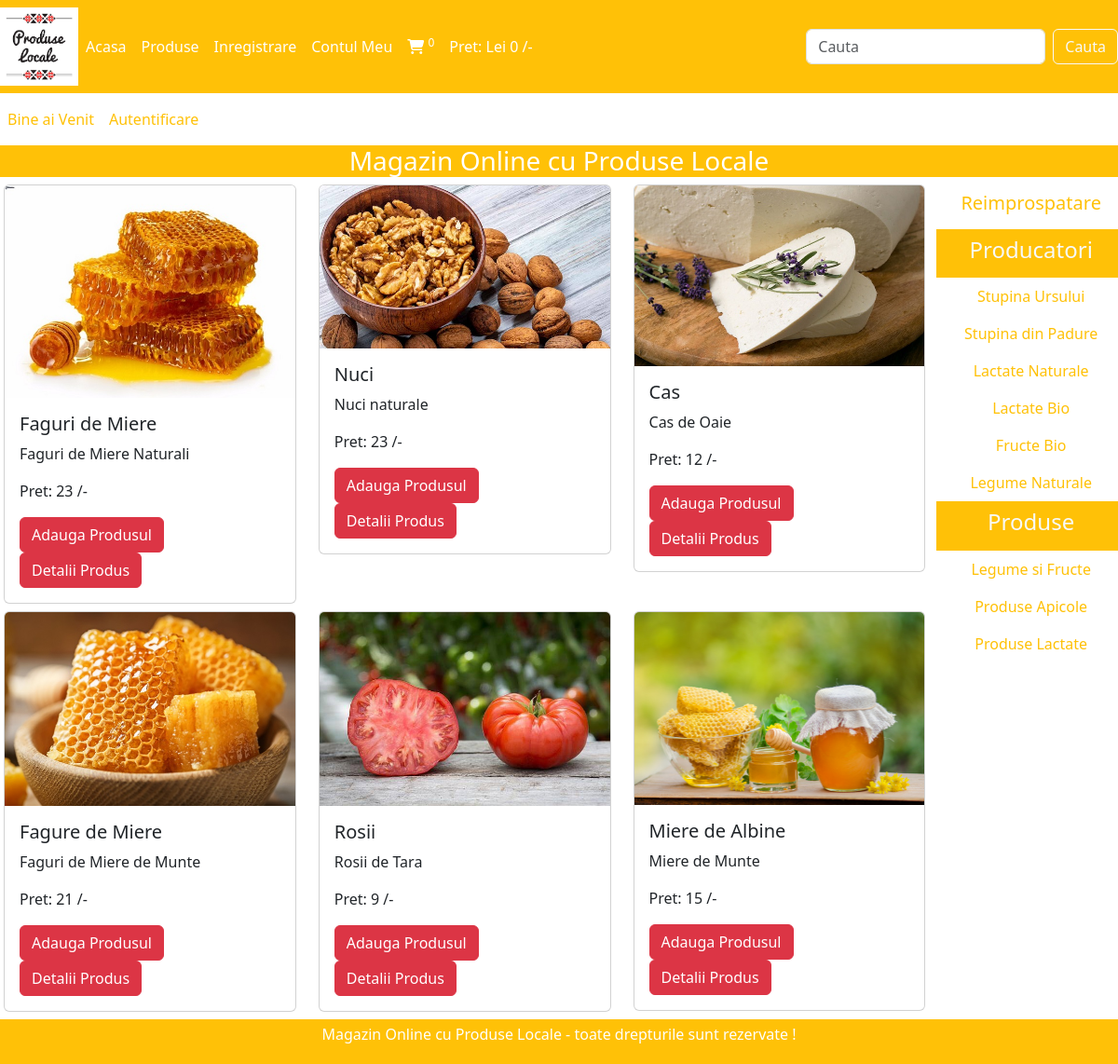
/Licenta2024/magazin_online/index.php, run on the app's committed database.
### tables this page shows
CREATE TABLE `products` (
  `product_id` int(11) NOT NULL,
  `product_title` varchar(100) NOT NULL,
  `product_description` varchar(255) NOT NULL,
  `product_keywords` varchar(255) NOT NULL,
  `category_id` int(11) NOT NULL,
  `brand_id` int(11) NOT NULL,
  `product_image1` varchar(255) NOT NULL,
  `product_image2` varchar(255) NOT NULL,
  `product_image3` varchar(255) NOT NULL,
  `product_price` varchar(100) NOT NULL,
  `date` timestamp NOT NULL DEFAULT current_timestamp() ON UPDATE current_timestamp(),
  `status` varchar(100) NOT NULL
);

CREATE TABLE `brands` (
  `brand_id` int(11) NOT NULL,
  `brand_title` varchar(100) NOT NULL
);

CREATE TABLE `categories` (
  `category_id` int(11) NOT NULL,
  `category_title` varchar(100) NOT NULL
);

### Licenta2024/magazin_online/functions/common_function.php (the view, shortened to what this page needs)
<?php
function getproducts(){
    global $con;
    if(!isset($_GET['category'])) {
        if(!isset($_GET['brand'])){
    $select_query = "SELECT * FROM `products` ORDER BY  rand() limit 0,6 ";
           $result_query = mysqli_query($con, $select_query);
           while($row = mysqli_fetch_assoc($result_query)){
            $product_id = $row['product_id'];
            $product_title = $row['product_title'];
            $product_description = $row['product_description'];
            $product_image1 = $row['product_image1'];
            $product_price = $row['product_price'];
          echo "
            <div class='col-md-4 mb-2'>
            <div class='card'>
              <img src='./admin_area/product_images/$product_image1' class='card-img-top'
              alt='$product_title'>
                  <div class='card-body'>
                    <h5 class='card-title'> $product_title </h5>
                    <p class='card-text'> $product_description </p>
                    <p class='card-text'> Pret: $product_price /- </p>
                    <a href='index.php?add_to_cart=$product_id'
                    class='btn btn-danger'> Adauga Produsul </a>
                    <a href='product_details.php?product_id=$product_id' class='btn
                    btn-danger'> Detalii Produs </a>
                 </div>
            </div>
            </div>
          ";
           }
           }
        }
    }
    function getbrands(){
        global $con;
        $select_brands = "SELECT * FROM `brands`";
        $result_brands = mysqli_query($con, $select_brands);
        while($row_data = mysqli_fetch_assoc($result_brands)){
          $brand_title = $row_data['brand_title'];
          $brand_id = $row_data['brand_id'];
          echo " <li class='nav-item'>
                 <a href='index.php?brand=$brand_id'
                 class='nav-link bg-white text-warning'>
                 $brand_title </a>
                 </li>
          ";
        }
    }
    function getcategories(){
        global $con;
        $select_categories = "SELECT * FROM `categories`";
          $result_categories = mysqli_query($con, $select_categories);
          while($row_data = mysqli_fetch_assoc($result_categories)){
            $category_title = $row_data['category_title'];
            $category_id = $row_data['category_id'];
            echo " <li class='nav-item'>
                   <a href='index.php?category=$category_id'
                   class='nav-link bg-white text-warning'>
                   $category_title </a>
                   </li>
            ";
          }
    }
function getIPAddress() {
   if(!empty($_SERVER['HTTP_CLIENT_IP'])) {
              $ip = $_SERVER['HTTP_CLIENT_IP'];
      }
  elseif (!empty($_SERVER['HTTP_X_FORWARDED_FOR'])) {
              $ip = $_SERVER['HTTP_X_FORWARDED_FOR'];
   }
  else{
           $ip = $_SERVER['REMOTE_ADDR'];
   }
   return $ip;
}
      function cart_item() {
        global $con;
        $get_ip_add = getIPAddress();
        $select_query = "SELECT * FROM `cart_details` WHERE ip_address = '$get_ip_add'";
        $result_query = mysqli_query($con, $select_query);
        $count_cart_items = mysqli_num_rows($result_query);
        echo $count_cart_items;
      }
      function total_cart_price(){
        global $con;
        $get_ip_add = getIPAddress();
        $total_price = 0;
        $cart_query = "SELECT * FROM `cart_details` WHERE ip_address = '$get_ip_add'";
        $result = mysqli_query($con, $cart_query);
        return $total_price;
      }
?>

### Licenta2024/magazin_online/index.php (shortened to what this page needs)
<?php
include('includes/connect.php');
include('functions/common_function.php');
?>
<!DOCTYPE html>
<html lang="en">
<head>
    <link rel="stylesheet" href="https://cdn.jsdelivr.net/npm/bootstrap@4.4.1/dist/css/bootstrap.min.css">
    <link rel="stylesheet" href="https://cdn.jsdelivr.net/npm/bootstrap@5.3.2/dist/css/bootstrap.min.css">
    <link rel="stylesheet" href="https://cdnjs.cloudflare.com/ajax/libs/font-awesome/6.5.2/css/all.min.css">
    <link rel="stylesheet" href="#">
</head>
<body>
    <div class="container-fluid p-0">
         <nav class="navbar navbar-expand-lg navbar-warning bg-warning">
  <img src="./images/logo5.png" alt="" class="logo">
  <div class="collapse navbar-collapse" id="navbarSupportedContent">
    <ul class="navbar-nav mr-auto">
      <li class="nav-item active">
        <a class="nav-link text-white" href="index.php">Acasa <span class="sr-only">(current)</span></a>
      </li>
      <li class="nav-item">
        <a class="nav-link text-white" href="display_all.php"> Produse </a>
      </li>
      <li class="nav-item">
        <a class="nav-link text-white" href="./users_area/user_registration.php"
        > Inregistrare </a>
      </li>
      <li class="nav-item">
        <a class="nav-link text-white" href="./users_area/profile.php"
        > Contul Meu </a>
      </li>
      <li class="nav-item">
        <a class="nav-link text-white" href="cart.php"> <i class="fa fa-shopping-cart" aria-hidden="true"></i> <sup>
          <?php cart_item(); ?> </sup> </a>
      </li>
      <li class="nav-item">
        <a class="nav-link text-white" href="#"> Pret:  <?php echo"Lei ".total_cart_price().""; ?> /- </a>
      </li>
    </ul>
    <form class="form-inline my-2 my-lg-0" action="search_product.php"
    method="get">
      <input class="form-control mr-sm-2 text-warning" type="search" placeholder="Cauta"
      aria-label="Search" name="search_data">
      <input type="submit" value="Cauta" class="btn btn-outline-light"
      name="search_data_product">
    </form>
  </div>
</nav>
    <nav class="navbar navbar-expand-lg navbar-dark bg-white text-warning">
      <ul class="navbar-nav me-auto">
    <?php
    if(!isset($_SESSION['username'])){
      echo"
        <li class='nav-item'>
          <a class='nav-link text-warning' href='#'> Bine ai Venit </a>
        </li> ";
      } else {
        echo "
        <li class='nav-item'>
        <a class='nav-link text-warning' href='#'> Bine ai Venit
        ".$_SESSION['username']."</a>
      </li> ";
      }
    if(!isset($_SESSION['username'])){
      echo"
      <li class='nav-item'>
          <a class='nav-link text-warning' href='./users_area/user_login.php'> Autentificare </a>
        </li> ";
      } else {
        echo "
        <li class='nav-item'>
        <a class='nav-link text-warning' href='./users_area/logout.php'> Deconectare </a>
      </li> ";
      }
    ?>
      </ul>
    </nav>
    <div class="bg-warning text-white">
      <h3 class="text-center"> Magazin Online cu Produse Locale </h3>
    </div>
  <div class="row px-1">
    <div class="col-md-10">
      <div class="row">
      <?php
           getproducts();
      ?>
    </div>
  </div>
  <div class="col-md-2 bg-white  p-0">
<ul class="navbar-nav me-auto text-white">
    <li class="nav-item bg-white">
      <a href="index.php" class="nav-link text-warning text-center">
        <h5> Reimprospatare </h5></a>
    </li>
  </ul>
<ul class="navbar-nav me-auto text-center">
    <li class="nav-item bg-warning">
      <a href="#" class="nav-link text-light">
        <h4>Producatori</h4></a>
    </li>
    <?php
     getbrands();
    ?>
  </ul>
  <ul class="navbar-nav me-auto text-center">
    <li class="nav-item bg-warning">
      <a href="#" class="nav-link text-light">
        <h4>Produse</h4></a>
    </li>
    <?php
    getcategories();
    ?>
  </ul>
      </div>
  </div>
<?php include("./includes/footer.php") ?>
</div>
</body>
</html>

### Licenta2024/magazin_online/includes/footer.php
<div class="bg-warning p-1 text-center text-white">
    <p> Magazin Online cu Produse Locale -
        toate drepturile sunt rezervate ! </p>
</div>

### Licenta2024/magazin_online/index.php (style rules this page uses)
.logo { width: 7%; height: 7%; }
body { overflow-x: hidden; }

### data on the page
products: product_image1 (picture), product_title "Faguri de Miere", product_description "Faguri de Miere Naturali", product_price "23"
products: product_image1 (picture), product_title "Nuci", product_description "Nuci naturale", product_price "23"
products: product_image1 (picture), product_title "Cas", product_description "Cas de Oaie", product_price "12"
products: product_image1 (picture), product_title "Fagure de Miere", product_description "Faguri de Miere de Munte", product_price "21"
products: product_image1 (picture), product_title "Rosii", product_description "Rosii de Tara", product_price "9"
products: product_image1 (picture), product_title "Miere de Albine", product_description "Miere de Munte", product_price "15"
brands: brand_title "Stupina Ursului"
brands: brand_title "Stupina din Padure"
brands: brand_title "Lactate Naturale"
brands: brand_title "Lactate Bio"
brands: brand_title "Fructe Bio"
brands: brand_title "Legume Naturale"
categories: category_title "Legume si Fructe"
categories: category_title "Produse Apicole"
categories: category_title "Produse Lactate"

### other printed values
$count_cart_items "0"
total_cart_price() "0"
